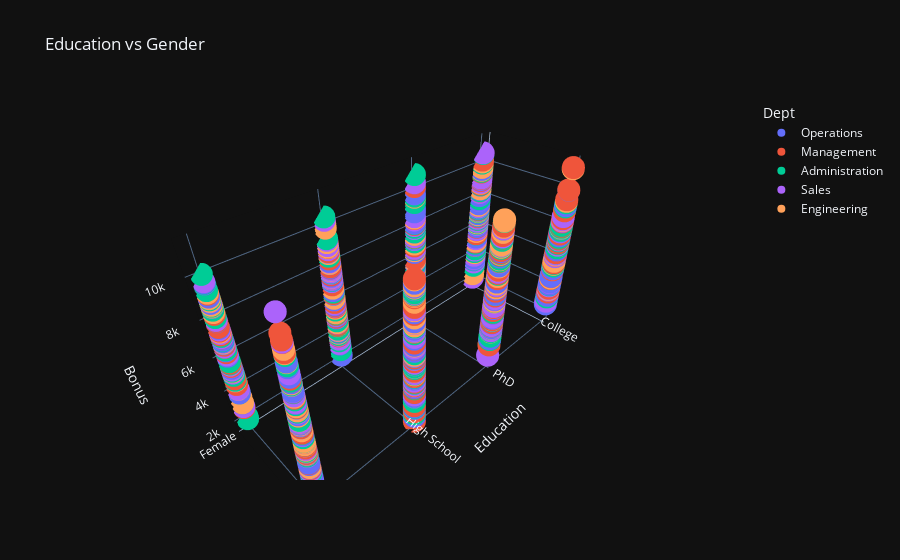

The notebook cell this image was saved under:
### Code cell
fig = px.scatter_3d(dataset, x="Education", y ="Gender", z='Bonus', title = 'Education vs Gender',color='Dept', template = 'plotly_dark')
fig.show()

### Figure 1 — Plotly figure (JSON) as saved in the notebook; plotly's stock layout.template omitted (floating-point values rounded to 4 significant figures; data arrays with more than 128 entries replaced by an {"elided": "..."} marker saying what was removed)
{"data": [{"hovertemplate": "Dept=Operations<br>Education=%{x}<br>Gender=%{y}<br>Bonus=%{z}<extra></extra>", "legendgroup": "Operations", "marker": {"color": "#636efa", "symbol": "circle"}, "mode": "markers", "name": "Operations", "scene": "scene", "showlegend": true, "type": "scatter3d", "x": {"elided": "210 str values"}, "y": {"elided": "210 str values"}, "z": {"elided": "210 int values"}}, {"hovertemplate": "Dept=Management<br>Education=%{x}<br>Gender=%{y}<br>Bonus=%{z}<extra></extra>", "legendgroup": "Management", "marker": {"color": "#EF553B", "symbol": "circle"}, "mode": "markers", "name": "Management", "scene": "scene", "showlegend": true, "type": "scatter3d", "x": {"elided": "198 str values"}, "y": {"elided": "198 str values"}, "z": {"elided": "198 int values"}}, {"hovertemplate": "Dept=Administration<br>Education=%{x}<br>Gender=%{y}<br>Bonus=%{z}<extra></extra>", "legendgroup": "Administration", "marker": {"color": "#00cc96", "symbol": "circle"}, "mode": "markers", "name": "Administration", "scene": "scene", "showlegend": true, "type": "scatter3d", "x": {"elided": "193 str values"}, "y": {"elided": "193 str values"}, "z": {"elided": "193 int values"}}, {"hovertemplate": "Dept=Sales<br>Education=%{x}<br>Gender=%{y}<br>Bonus=%{z}<extra></extra>", "legendgroup": "Sales", "marker": {"color": "#ab63fa", "symbol": "circle"}, "mode": "markers", "name": "Sales", "scene": "scene", "showlegend": true, "type": "scatter3d", "x": {"elided": "207 str values"}, "y": {"elided": "207 str values"}, "z": {"elided": "207 int values"}}, {"hovertemplate": "Dept=Engineering<br>Education=%{x}<br>Gender=%{y}<br>Bonus=%{z}<extra></extra>", "legendgroup": "Engineering", "marker": {"color": "#FFA15A", "symbol": "circle"}, "mode": "markers", "name": "Engineering", "scene": "scene", "showlegend": true, "type": "scatter3d", "x": {"elided": "192 str values"}, "y": {"elided": "192 str values"}, "z": {"elided": "192 int values"}}], "layout": {"legend": {"title": {"text": "Dept"}, "tracegroupgap": 0}, "scene": {"domain": {"x": [0, 1], "y": [0, 1]}, "xaxis": {"title": {"text": "Education"}}, "yaxis": {"title": {"text": "Gender"}}, "zaxis": {"title": {"text": "Bonus"}}}, "title": {"text": "Education vs Gender"}}}
